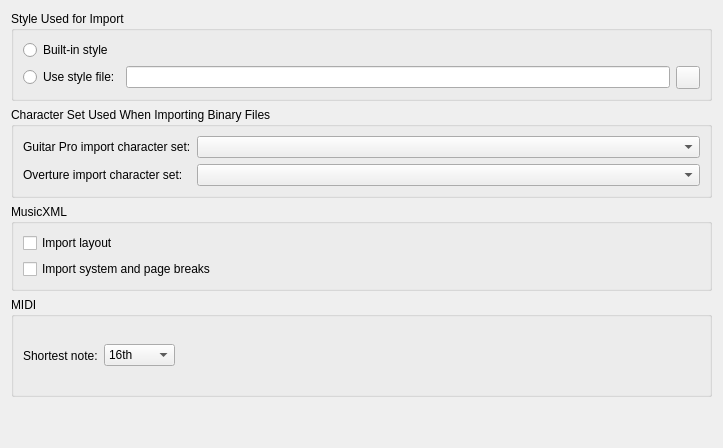
     <widget class="QWidget" name="tabImport">
      <property name="accessibleName">
       <string>Import tab</string>
      </property>
      <attribute name="title">
       <string>Import</string>
      </attribute>
      <layout class="QVBoxLayout" name="verticalLayout_10">
       <item>
        <widget class="QGroupBox" name="groupBox_7">
         <property name="title">
          <string>Style Used for Import</string>
         </property>
         <layout class="QVBoxLayout">
          <item>
           <widget class="QRadioButton" name="useImportBuiltinStyle">
            <property name="text">
             <string>Built-in style</string>
            </property>
           </widget>
          </item>
          <item>
           <layout class="QHBoxLayout">
            <item>
             <widget class="QRadioButton" name="useImportStyleFile">
              <property name="text">
               <string>Use style file:</string>
              </property>
             </widget>
            </item>
            <item>
             <widget class="QLineEdit" name="importStyleFile">
              <property name="accessibleName">
               <string>Use style file</string>
              </property>
              <property name="accessibleDescription">
               <string>Insert path to style file</string>
              </property>
             </widget>
            </item>
            <item>
             <widget class="QToolButton" name="styleFileButton">
              <property name="accessibleName">
               <string>Choose style</string>
              </property>
              <property name="accessibleDescription">
               <string>Opens a file dialog for selecting a style file</string>
              </property>
              <property name="text">
               <string notr="true"/>
              </property>
              <property name="icon">
               <iconset resource="musescore.qrc">
                <normaloff>:/data/icons/document-open.svg</normaloff>:/data/icons/document-open.svg</iconset>
              </property>
             </widget>
            </item>
           </layout>
          </item>
         </layout>
        </widget>
       </item>
       <item>
        <widget class="QGroupBox" name="groupBox_20">
         <property name="title">
          <string>Character Set Used When Importing Binary Files</string>
         </property>
         <layout class="QVBoxLayout" name="verticalLayout_12">
          <item>
           <layout class="QFormLayout" name="formLayout">
            <item row="2" column="0">
             <widget class="QLabel" name="label_49">
              <property name="text">
               <string>Overture import character set:</string>
              </property>
             </widget>
            </item>
            <item row="2" column="1">
             <widget class="QComboBox" name="importCharsetListOve">
              <property name="accessibleName">
               <string>Overture import character set</string>
              </property>
              <property name="accessibleDescription">
               <string>Choose Overture import character set</string>
              </property>
             </widget>
            </item>
            <item row="1" column="0">
             <widget class="QLabel" name="label_23">
              <property name="text">
               <string>Guitar Pro import character set:</string>
              </property>
             </widget>
            </item>
            <item row="1" column="1">
             <widget class="QComboBox" name="importCharsetListGP">
              <property name="accessibleName">
               <string>Guitar Pro import character set</string>
              </property>
              <property name="accessibleDescription">
               <string>Choose Guitar Pro import character set</string>
              </property>
             </widget>
            </item>
           </layout>
          </item>
         </layout>
        </widget>
       </item>
       <item>
        <widget class="QGroupBox" name="groupBox_21">
         <property name="sizePolicy">
          <sizepolicy hsizetype="Preferred" vsizetype="Preferred">
           <horstretch>0</horstretch>
           <verstretch>0</verstretch>
          </sizepolicy>
         </property>
         <property name="accessibleName">
          <string notr="true">MusicXML</string>
         </property>
         <property name="title">
          <string notr="true">MusicXML</string>
         </property>
         <layout class="QVBoxLayout" name="verticalLayout_13">
          <item>
           <widget class="QCheckBox" name="importLayout">
            <property name="text">
             <string>Import layout</string>
            </property>
           </widget>
          </item>
          <item>
           <widget class="QCheckBox" name="importBreaks">
            <property name="text">
             <string>Import system and page breaks</string>
            </property>
           </widget>
          </item>
         </layout>
        </widget>
       </item>
       <item>
        <widget class="QGroupBox" name="groupBox_23">
         <property name="minimumSize">
          <size>
           <width>0</width>
           <height>100</height>
          </size>
         </property>
         <property name="accessibleName">
          <string notr="true">MIDI</string>
         </property>
         <property name="title">
          <string notr="true">MIDI</string>
         </property>
         <layout class="QHBoxLayout" name="horizontalLayout_10">
          <item>
           <widget class="QLabel" name="label_17">
            <property name="text">
             <string>Shortest note:</string>
            </property>
           </widget>
          </item>
          <item>
           <widget class="QComboBox" name="shortestNote">
            <property name="accessibleName">
             <string>Shortest note</string>
            </property>
            <property name="accessibleDescription">
             <string>Choose the shortest note value</string>
            </property>
            <property name="currentIndex">
             <number>2</number>
            </property>
            <item>
             <property name="text">
              <string>Quarter</string>
             </property>
            </item>
            <item>
             <property name="text">
              <string>Eighth</string>
             </property>
            </item>
            <item>
             <property name="text">
              <string>16th</string>
             </property>
            </item>
            <item>
             <property name="text">
              <string>32nd</string>
             </property>
            </item>
            <item>
             <property name="text">
              <string>64th</string>
             </property>
            </item>
           </widget>
          </item>
          <item>
           <spacer name="horizontalSpacer_16">
            <property name="orientation">
             <enum>Qt::Horizontal</enum>
            </property>
            <property name="sizeHint" stdset="0">
             <size>
              <width>525</width>
              <height>20</height>
             </size>
            </property>
           </spacer>
          </item>
         </layout>
        </widget>
       </item>
       <item>
        <spacer>
         <property name="orientation">
          <enum>Qt::Vertical</enum>
         </property>
         <property name="sizeHint" stdset="0">
          <size>
           <width>20</width>
           <height>40</height>
          </size>
         </property>
        </spacer>
       </item>
      </layout>
     </widget>
